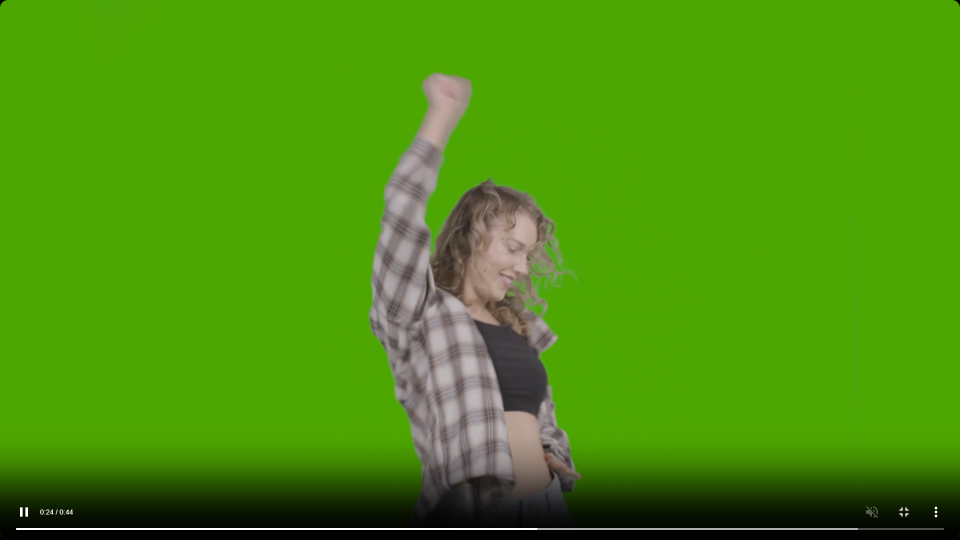
#> input picture assets/media/img_teste_4.png, 1920 x 1080 px (shown at 1/2 size)
$ jupyter execute T51N-G7-TP2_v2.ipynb   (text cells are left out)
#> lines starting #> are read from the running program, lines starting #| are printed output that depends on the picture; after the words box and inside, x2 and y2 are one past the last pixel; in counts of white or black regions, pixels touching at a corner belong together; pictures that were not available may be replaced by others from this repository, and a replacement may not be noted
[cell 1]
# importação das bibliotecas

import numpy as np
import matplotlib.pyplot as plt
import cv2 as cv
from collections import Counter
import time

[cell 2]
folder = "assets/media/"
frame_test = cv.imread(folder + "img_teste_4.png")
#> frame_test is the input picture: shape (1080, 1920, 3); mean B, G, R 12.9, 145.4, 76.5

[cell 3]
# Capturar um frame da webcam para experiência

cap = cv.VideoCapture(0)
ret, frame_test = cap.read()
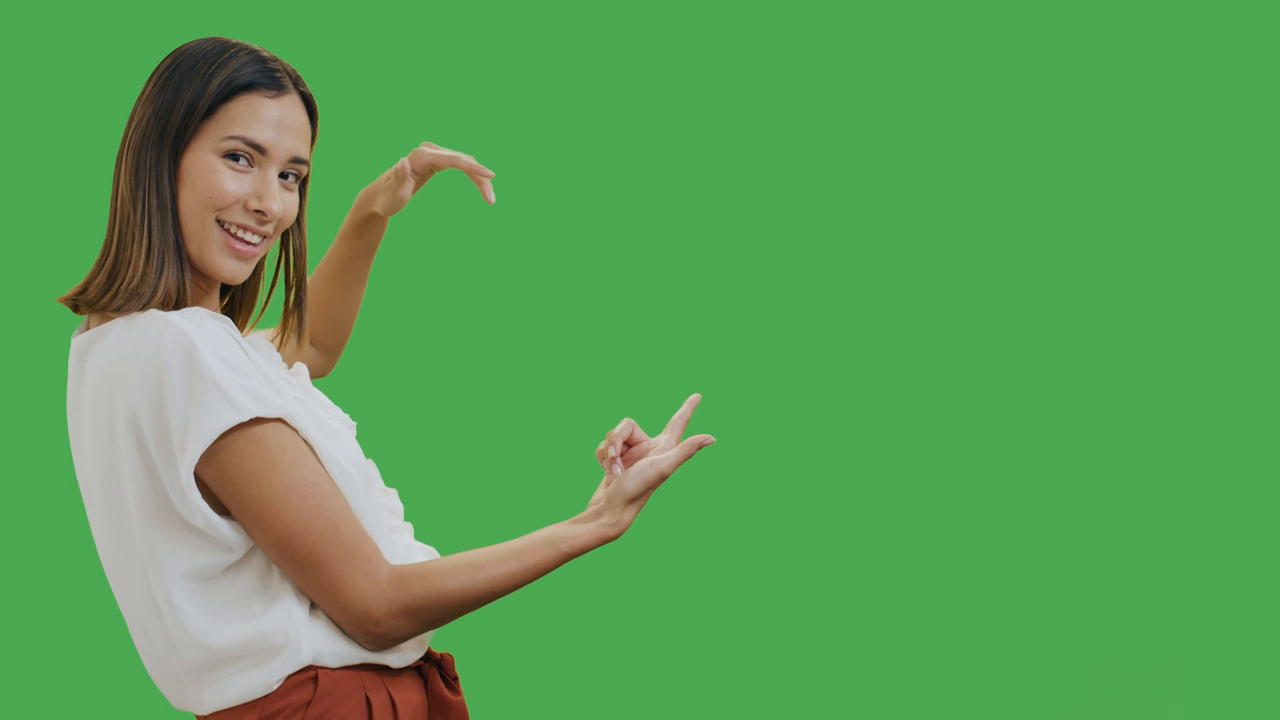
#> input picture frame 22 of assets/media/mixkit-video_teste1.mp4, 1280 x 720 px, given in place of the camera
#> frame_test is the input picture: shape (720, 1280, 3); mean B, G, R 88.3, 160.5, 90.5
cap.release()

if ret:
    # Espelha o frame para ser mais intuitivo
    frame_test = cv.flip(frame_test, 1)
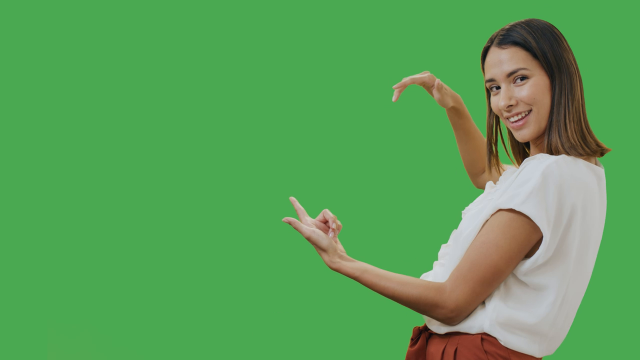
#> frame_test: shape (720, 1280, 3) (shown at 1/2 size); mean B, G, R 88.3, 160.5, 90.5
    print(f"Frame capturado: {frame_test.shape}")
#| Frame capturado: (720, 1280, 3)

    plt.figure(figsize=(10, 6))
    plt.imshow(cv.cvtColor(frame_test, cv.COLOR_BGR2RGB))
    plt.title("Frame Original de Teste")
    plt.axis('off')
    plt.show()
else:
    print("Erro ao capturar frame da webcam")

[cell 4]
frame_test.shape[1]

[cell 5]
def get_hsv_bounds(color_hsv, tolerance):
    """Calcula limites min/max seguros para HSV com tolerância."""
    # Usar np.clip para garantir que não sai de 0-179 ou 0-255
    # Converter para int32 para evitar overflow durante a soma/subtração
    h, s, v = color_hsv.astype(np.int32)

    h_min = np.clip(h - tolerance, 0, 179)
    h_max = np.clip(h + tolerance, 0, 179)
    s_min = np.clip(s - tolerance*2, 0, 255) # Saturação permite mais margem
    s_max = np.clip(s + tolerance*2, 0, 255)
    v_min = np.clip(v - tolerance*2, 0, 255)
    v_max = np.clip(v + tolerance*2, 0, 255)

    return np.array([h_min, s_min, v_min], dtype=np.uint8), \
           np.array([h_max, s_max, v_max], dtype=np.uint8)

[cell 6]
def show_grid(images, titles, main_title="Análise", rows=1, cols=3):
    """Função genérica para exibir múltiplas imagens lado a lado."""
    fig, axes = plt.subplots(rows, cols, figsize=(5*cols, 4*rows))
    axes = np.array(axes).flatten() # Garante que podemos iterar mesmo se for 1 linha

    for ax, img, title in zip(axes, images, titles):
        if len(img.shape) == 3:
            # Converter BGR para RGB para o Matplotlib
            ax.imshow(cv.cvtColor(img, cv.COLOR_BGR2RGB))
        else:
            # Imagem grayscale/binária
            ax.imshow(img, cmap='gray')
        ax.set_title(title)
        ax.axis('off')

    plt.suptitle(main_title, fontsize=16)
    plt.tight_layout()
    plt.show()

[cell 7]
def get_dominant_background_color(frame):
    """
    Identifica a cor de fundo analisando as bordas da imagem.
    """
    h, w = frame.shape[:2]

    # Definir Regiões de Interesse (ROIs) apenas nas bordas
    # (Top, Bottom, Left, Right strips)
    regions = [
        frame[0:h//4, :],      # Topo
        frame[3*h//4:h, :],    # Fundo
        frame[:, 0:w//4],      # Esquerda
        frame[:, 3*w//4:w]     # Direita
    ]

    region_means = []
    for region in regions:
        # Média das cores em cada faixa
        mean_color = np.mean(region, axis=(0, 1))
        region_means.append(mean_color)
#> this loop made 4 passes
#> mean_color on passes 1 to 4: [79.89, 159.7, 77.46], [90.71, 157.9, 96.21], [81, 168.9, 74.15], [105.6, 147.3, 119.4]
#> after the loop, region_means = [[79.89, 159.7, 77.46], [90.71, 157.9, 96.21], [81, 168.9, 74.15], [105.6, 147.3, 119.4]]

    # A mediana das médias das bordas é robusta contra ruído/objetos numa das bordas
    dominant_bg = np.median(region_means, axis=0).astype(np.uint8)
#> dominant_bg = [85, 158, 86]

    return dominant_bg

[cell 8]
def analyze_colors_dashboard(frame):
    """
    Gera a visualização (Histogramas e Cor Dominante).
    """
    bg_color = get_dominant_background_color(frame)
#> bg_color = [85, 158, 86]
    hsv = cv.cvtColor(frame, cv.COLOR_BGR2HSV)
#> hsv: shape (720, 1280, 3); mean H, S, V 55.2, 128, 165.1

    # Calcular histogramas
    hist_labels = ('Hue', 'Sat', 'Val')
    colors = ('r', 'g', 'b')
    hists = []

    fig, axes = plt.subplots(2, 2, figsize=(12, 8))

    # 1. Frame Original
    axes[0,0].imshow(cv.cvtColor(frame, cv.COLOR_BGR2RGB))
    axes[0,0].set_title(f"Original (Fundo: {bg_color})")

    # 2. Cor Sólida Detectada
    bg_patch = np.zeros((100, 100, 3), dtype=np.uint8) + bg_color
    axes[0,1].imshow(cv.cvtColor(bg_patch, cv.COLOR_BGR2RGB))
    axes[0,1].set_title("Cor de Fundo Estimada")

    # 3. Histogramas (H, S, V)
    ax_hist = axes[1,0]
    for i, (col, label) in enumerate(zip(colors, hist_labels)):
        limit = 180 if i==0 else 256
        hist = cv.calcHist([hsv], [i], None, [limit], [0, limit])
        ax_hist.plot(hist, color=col, label=label)
    ax_hist.legend()
    ax_hist.set_title("Histogramas HSV")

    axes[1,1].axis('off') # Slot vazio ou para outra info
    plt.tight_layout()
    plt.show()

[cell 9]
def segment_background_hsv(frame, bg_color, tolerance=30, debug=False):
    """Segmentação por subtração de cor de fundo (HSV)."""

    # 1. Preparação
    frame_hsv = cv.cvtColor(frame, cv.COLOR_BGR2HSV)
    bg_hsv = cv.cvtColor(np.uint8([[bg_color]]), cv.COLOR_BGR2HSV)[0][0]

    # 2. Obter limites (usando a função auxiliar)
    lower, upper = get_hsv_bounds(bg_hsv, tolerance)

    # 3. Criar Máscara
    mask_bg = cv.inRange(frame_hsv, lower, upper)
    mask_inv = cv.bitwise_not(mask_bg) # Inverter para obter o objeto

    # 4. Limpeza Morfológica
    kernel = cv.getStructuringElement(cv.MORPH_ELLIPSE, (3,3))
    mask_clean = cv.morphologyEx(mask_inv, cv.MORPH_OPEN, kernel, iterations=2)
    mask_clean = cv.morphologyEx(mask_clean, cv.MORPH_CLOSE, kernel, iterations=2)

    if debug:
        show_grid([frame, mask_bg, mask_clean],
                  ["Original", "Máscara Fundo", "Máscara Final"],
                  main_title="Segmentação por Fundo HSV")

    return mask_clean

[cell 10]
def segment_skin_ycrcb(frame, debug=False):
    """Segmentação por deteção de tons de pele (YCrCb + HSV)."""
#> called with debug = True

    # 1. YCrCb (Luminância, Crominância Vermelha, Crominância Azul)
    ycrcb = cv.cvtColor(frame, cv.COLOR_BGR2YCrCb)
#> ycrcb: shape (720, 1280, 3); mean of channels 0, 1, 2 131.7, 98.4, 103.7
    lower_skin = np.array([0, 133, 77], dtype=np.uint8)
    upper_skin = np.array([255, 173, 127], dtype=np.uint8)
    mask_skin = cv.inRange(ycrcb, lower_skin, upper_skin)
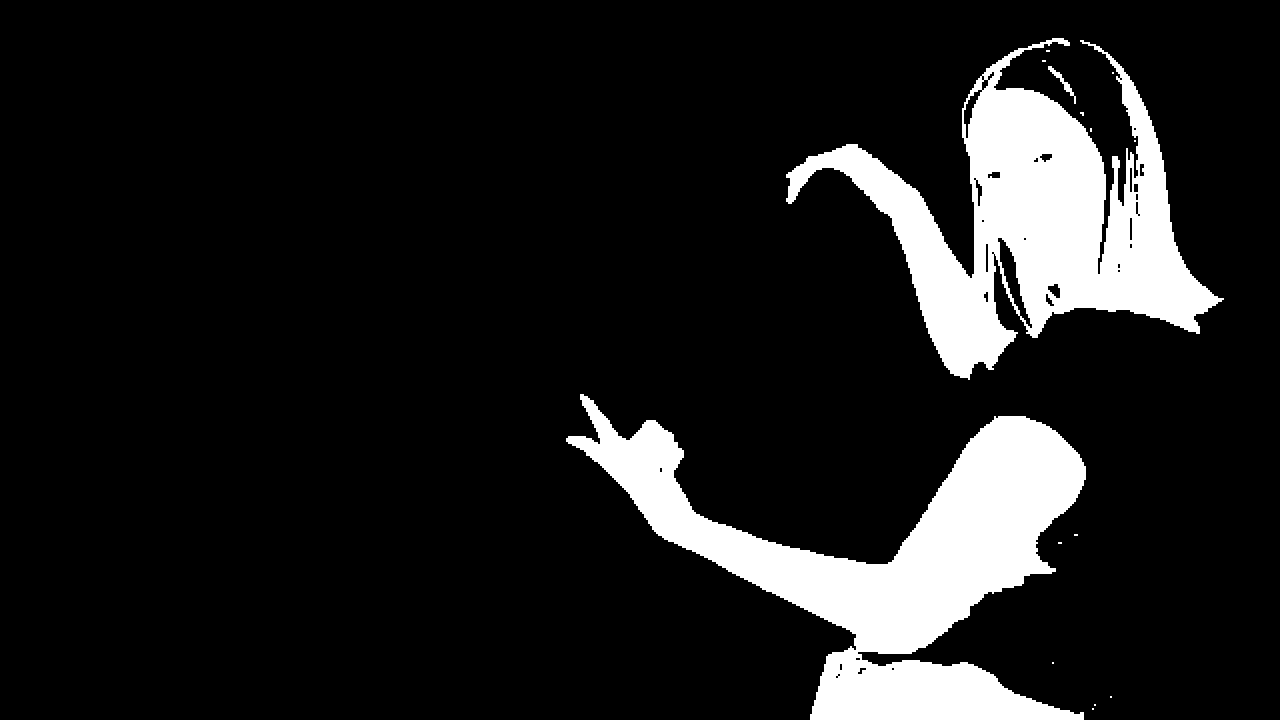
#> mask_skin: shape (720, 1280); 12.1% white; 15 white regions (12 under 20 px), largest, box (x1, y1, x2, y2) and area: (566, 394, 1086, 720) 57864, (786, 38, 1224, 380) 53602, (1048, 66, 1076, 104) 188

    # 2. Limpeza Morfológica e Dilatação
    # Usamos kernels maiores aqui para unir partes do corpo
    kernel_clean = cv.getStructuringElement(cv.MORPH_ELLIPSE, (5,5))
    kernel_dilate = cv.getStructuringElement(cv.MORPH_ELLIPSE, (15,15))

    mask_clean = cv.morphologyEx(mask_skin, cv.MORPH_OPEN, kernel_clean, iterations=2)
#> mask_clean: shape (720, 1280); 11.7% white; 3 white regions, box (x1, y1, x2, y2) and area: (568, 398, 1086, 720) 57350, (788, 78, 1218, 378) 50680, (990, 58, 1010, 73) 162
    mask_final = cv.dilate(mask_clean, kernel_dilate, iterations=2)
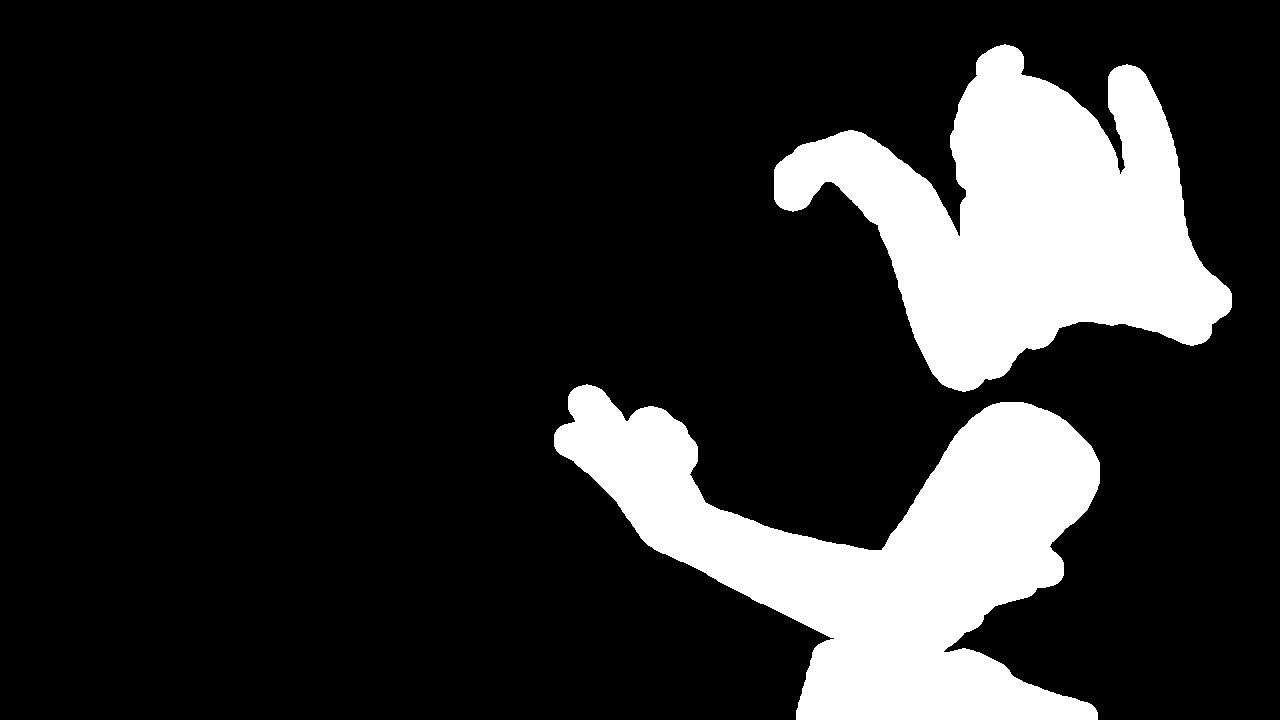
#> mask_final: shape (720, 1280); 17.7% white; 2 white regions, box (x1, y1, x2, y2) and area: (554, 384, 1100, 720) 83041, (774, 44, 1232, 392) 80214

    if debug:
        show_grid([frame, mask_skin, mask_final],
                  ["Original", "Pele (YCrCb)", "Dilatada (Corpo)"],
                  main_title="Segmentação por Pele")
#> the loop in show_grid, `for ax, img, title in zip(axes, images, titles):` made 3 passes
#> title on passes 1 to 3: 'Original', 'Pele (YCrCb)', 'Dilatada (Corpo)'
#> (the rest of the program and of its run is left out)
